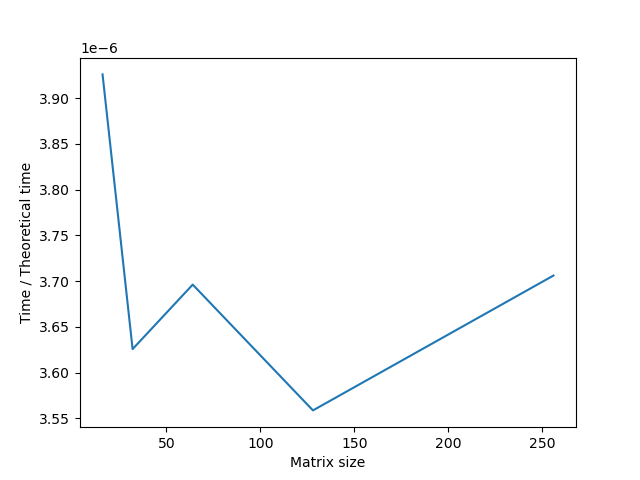

Write Python code to recreate this figure.
#!/usr/bin/env python

from time import time

from numpy import hstack, vstack, zeros, log
from numpy.random import rand, seed
import matplotlib.pyplot as plt

seed(1108)

# a
def divide_matrix(matrix):
	mid = matrix.shape[0] // 2
	return matrix[:mid, :mid], matrix[:mid, mid:], matrix[mid:, :mid], matrix[mid:, mid:]

def combine_matrices(C11, C12, C21, C22):
	top = hstack((C11, C12))
	bottom = hstack((C21, C22))
	return vstack((top, bottom))

def matrix_multiply_rec(A, B):
	n = A.shape[0]
	if n == 1:
		return A * B
	A11, A12, A21, A22 = divide_matrix(A)
	B11, B12, B21, B22 = divide_matrix(B)
	M1 = matrix_multiply_rec(A11+A22, B11+B22)
	M2 = matrix_multiply_rec(A21+A22, B11)
	M3 = matrix_multiply_rec(A11, B12-B22)
	M4 = matrix_multiply_rec(A22, B21-B11)
	M5 = matrix_multiply_rec(A11+A12, B22)
	M6 = matrix_multiply_rec(A21-A11, B11+B12)
	M7 = matrix_multiply_rec(A12-A22, B21+B22)
	C11 = M1 + M4 - M5 + M7
	C12 = M3 + M5
	C21 = M2 + M4
	C22 = M1 - M2 + M3 + M6
	return combine_matrices(C11, C12, C21, C22)

def pad_to_power_of_two(matrix):
	n, m = matrix.shape
	next_power_of_two = 1 << (max(n, m) - 1).bit_length()
	padded_matrix = zeros((next_power_of_two, next_power_of_two), dtype=matrix.dtype)
	padded_matrix[:n, :m] = matrix
	return padded_matrix

def matrix_multiply(A, B):
	n = A.shape[0]
	A = pad_to_power_of_two(A)
	B = pad_to_power_of_two(B)
	return matrix_multiply_rec(A, B)[:n, :n]

# b
# T(n) = a T(n/b) + f(n)
# a = 7, b = 2, f(n) = O(n^2)

# c
# c_crit = log(a) / log(b) = 2.807
# T(n) = O(n^2.807)
c_crit = log(7) / log(2)

# c
def theoretical(n):
	return n**c_crit

def test(n, num_tests=1):
	result = 0
	for _ in range(num_tests):
		A = rand(n, n)
		B = rand(n, n)
		start = time()
		matrix_multiply(A, B)
		result += time() - start
	return result / num_tests / theoretical(n)

test_sizes = [2**i for i in range(4, 9)]
test_results = [test(n) for n in test_sizes]
plt.plot(test_sizes, test_results)
plt.xlabel('Matrix size')
plt.ylabel('Time / Theoretical time')
plt.show()
# They largely agree, because the curve is nearly flat.
